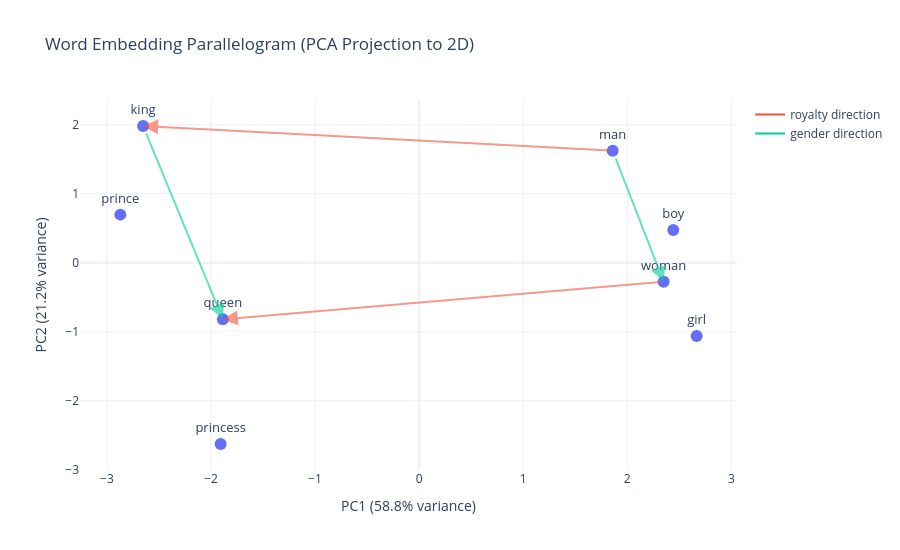

Here is the notebook cell this chart was saved with:
### Markdown cell above
### The Analogy Parallelogram in 2D

We project the words `king`, `queen`, `man`, `woman` (plus a few related words) into
2D using PCA. The parallelogram structure should be visible even after this drastic
dimensionality reduction from 50 → 2.

### Code cell
from sklearn.decomposition import PCA
import plotly.graph_objects as go

analogy_words = ["king", "queen", "man", "woman", "prince", "princess", "boy", "girl"]
vecs = np.array([word_to_vec[w] for w in analogy_words])

pca = PCA(n_components=2)
coords = pca.fit_transform(vecs)

fig = go.Figure()

# Plot all words
fig.add_trace(go.Scatter(
    x=coords[:, 0], y=coords[:, 1],
    mode="markers+text",
    text=analogy_words,
    textposition="top center",
    marker=dict(size=12, color="#636EFA"),
    textfont=dict(size=13),
    showlegend=False,
))

# Draw arrows for the "royalty" direction (man→king, woman→queen)
for i_from, i_to, color, name in [
    (2, 0, "#EF553B", "royalty"),  # man → king
    (3, 1, "#EF553B", None),       # woman → queen
    (2, 3, "#00CC96", "gender"),   # man → woman
    (0, 1, "#00CC96", None),       # king → queen
]:
    fig.add_annotation(
        x=coords[i_to, 0], y=coords[i_to, 1],
        ax=coords[i_from, 0], ay=coords[i_from, 1],
        xref="x", yref="y", axref="x", ayref="y",
        showarrow=True,
        arrowhead=2, arrowsize=1.5, arrowwidth=2,
        arrowcolor=color, opacity=0.6,
    )

# Manual legend
fig.add_trace(go.Scatter(x=[None], y=[None], mode="lines",
    line=dict(color="#EF553B", width=2), name="royalty direction"))
fig.add_trace(go.Scatter(x=[None], y=[None], mode="lines",
    line=dict(color="#00CC96", width=2), name="gender direction"))

fig.update_layout(
    title="Word Embedding Parallelogram (PCA Projection to 2D)",
    xaxis_title=f"PC1 ({pca.explained_variance_ratio_[0]:.1%} variance)",
    yaxis_title=f"PC2 ({pca.explained_variance_ratio_[1]:.1%} variance)",
    height=550,
    template="plotly_white",
)
fig.show()

### Figure 1 — Plotly figure (JSON) as saved in the notebook; plotly's stock layout.template omitted (floating-point values rounded to 4 significant figures)
{"data": [{"marker": {"color": "#636EFA", "size": 12}, "mode": "markers+text", "showlegend": false, "text": ["king", "queen", "man", "woman", "prince", "princess", "boy", "girl"], "textfont": {"size": 13}, "textposition": "top center", "type": "scatter", "x": [-2.652, -1.886, 1.859, 2.349, -2.871, -1.908, 2.442, 2.666], "y": [1.983, -0.8183, 1.626, -0.2767, 0.6979, -2.627, 0.4763, -1.06]}, {"line": {"color": "#EF553B", "width": 2}, "mode": "lines", "name": "royalty direction", "type": "scatter", "x": [null], "y": [null]}, {"line": {"color": "#00CC96", "width": 2}, "mode": "lines", "name": "gender direction", "type": "scatter", "x": [null], "y": [null]}], "layout": {"annotations": [{"arrowcolor": "#EF553B", "arrowhead": 2, "arrowsize": 1.5, "arrowwidth": 2, "ax": 1.859, "axref": "x", "ay": 1.626, "ayref": "y", "opacity": 0.6, "showarrow": true, "x": -2.652, "xref": "x", "y": 1.983, "yref": "y"}, {"arrowcolor": "#EF553B", "arrowhead": 2, "arrowsize": 1.5, "arrowwidth": 2, "ax": 2.349, "axref": "x", "ay": -0.2767, "ayref": "y", "opacity": 0.6, "showarrow": true, "x": -1.886, "xref": "x", "y": -0.8183, "yref": "y"}, {"arrowcolor": "#00CC96", "arrowhead": 2, "arrowsize": 1.5, "arrowwidth": 2, "ax": 1.859, "axref": "x", "ay": 1.626, "ayref": "y", "opacity": 0.6, "showarrow": true, "x": 2.349, "xref": "x", "y": -0.2767, "yref": "y"}, {"arrowcolor": "#00CC96", "arrowhead": 2, "arrowsize": 1.5, "arrowwidth": 2, "ax": -2.652, "axref": "x", "ay": 1.983, "ayref": "y", "opacity": 0.6, "showarrow": true, "x": -1.886, "xref": "x", "y": -0.8183, "yref": "y"}], "height": 550, "title": {"text": "Word Embedding Parallelogram (PCA Projection to 2D)"}, "xaxis": {"title": {"text": "PC1 (58.8% variance)"}}, "yaxis": {"title": {"text": "PC2 (21.2% variance)"}}}}
